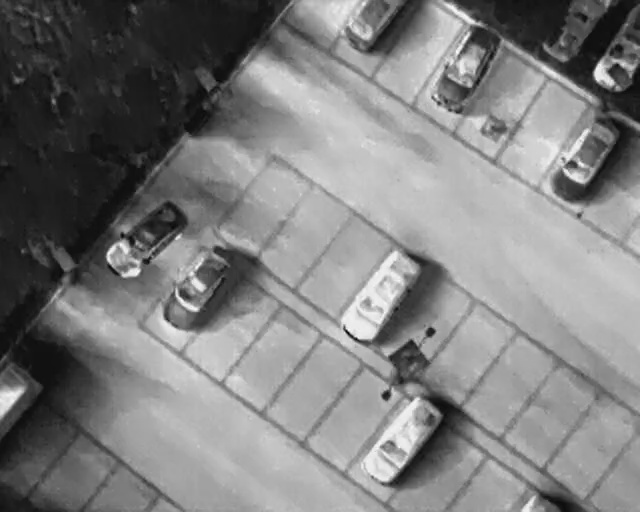
#> input picture HIT-Object-Detection/normal_json/val/0_100_80_0_08241.jpg, 640 x 512 px; its folder holds only this picture in this run
$ jupyter execute --allow-errors 'WIT Data Analysis for Val.ipynb'
#> lines starting #> are read from the running program, lines starting #| are printed output that depends on the picture
[cell 1]
import os
import cv2
import numpy as np
import pandas as pd
import matplotlib.pyplot as plt

[cell 2]
DATAROOT = "val"
os.listdir(DATAROOT)

- seek cameras
- FLIR cameras

per folder:
- how many total boxes per class?
- what percentage of detections to no detections?
- visualization of detection number over time?
- size statistics of boxes?
- height of UAS?

how to ensure similar distributions of fire vs no fire?

```
WIT-UAV-Dataset
├── 2021-11-08_FIRE-SGL-174-Rossiter_M100-Data-Collect
│   ├── 2021-11-07_19-19-31_dji_sdk_and_thermal.repaired
│   ├── 2021-11-07_19-19-36_dji_sdk_and_thermal.repaired
│   ├── 2021-11-07_19-19-54_dji_sdk_and_thermal
│   └── 2021-11-07_19-20-26_dji_sdk_and_thermal.repaired
├── 2022-05-11_FIRE-SGL-111-Confluence_M600-Data-Collect
│   ├── seek_displayImage
│   │   ├── 2022-04-27_00-18-06
│   │   ├── 2022-04-27_00-18-47
│   │   └── 2022-04-27_00-24-53
│   └── thermal_1_image_rect
│       ├── 2022-04-27_00-18-06
│       ├── 2022-04-27_00-18-47
│       └── 2022-04-27_00-24-53
└── 2022-11-08_FIRE-SGL-108-Reade-Township_M600-Coverage-Test
    ├── 2022-11-08_13-15-55_dji_sdk_and_thermal
    ├── 2022-11-08_14-13-12_dji_sdk_and_thermal
    └── 2022-11-08_14-40-21_dji_sdk_and_thermal.kinda-repaired-images-only_labeled
```

[cell 3]
list_of_runs = []
for dirpath, dirnames, filenames in os.walk(DATAROOT):
    if not dirnames:
        list_of_runs.append(dirpath)
        print(dirpath, "has 0 subdirectories and", len(filenames), "files")
list_of_runs = sorted(list_of_runs)

[cell 4]
list_of_runs

#> (a cell that did not finish here is left out)

#> (a cell that did not finish here is left out)

[cell 7]
def count_detections_per_class(path):
    num_v = 0
    num_h = 0
    with open(path, "r") as f:
        lines = f.readlines()
        # if len(lines) == 0:
        #     print(lines)
        #     raise ValueError(f"File {path} is empty")
        for line in lines:
            if "v" in line or "c" in line:
                num_v += 1
            elif "h" in line:
                num_h += 1
            else:
                print(lines)
                raise ValueError(f"File {path} has no class")
    return num_v, num_h

[cell 8]
def count_run_stats(run):
#> called with run = 'HIT-Object-Detection/normal_json/val'
    num_total = 0
    num_labeled = 0
    total_num_v = 0
    total_num_h = 0
    width, height = 0, 0
    for f in os.listdir(run):
        if "label" in f: # is label file
            num_v, num_h = count_detections_per_class(run + "/" + f)
            total_num_v += num_v
            total_num_h += num_h

            if num_v > 0 or num_h > 0:
                num_labeled += 1
        else: # is image file
            if width == 0: # if resolution is not set, then set it
                # find resolution from image file
                img = cv2.imread(run + "/" + f)
#> img is the input picture: shape (512, 640, 3); min 2, max 251, mean 126.1
                width, height, _ = img.shape
#> width = 512; height = 640
            num_total += 1

    # print(f"resolution={width}, {height}")
    # print(f"{num_total=}, {num_labeled=}, {total_num_v=}, {total_num_h=}")
    # print(f"percentage labeled={num_labeled/num_total}")
    return num_total, num_labeled, total_num_v, total_num_h, width, height

[cell 9]
# pandas dataframe to store information about each run
df = pd.DataFrame(columns=["folder", "num_total", "num_labeled", "total_num_v", "total_num_h", "resolution"])

for run in list_of_runs:
    num_total, num_labeled, total_num_v, total_num_h, width, height = count_run_stats(run)
#> num_total = 1; num_labeled = 0; total_num_v = 0; total_num_h = 0; width = 512; height = 640
    # folder name is the run name minus the path
    folder = run.split("/")[-1]
    df = pd.concat([df, pd.DataFrame({"folder": folder, "num_total": num_total, "num_labeled": num_labeled, "total_num_v": total_num_v, "total_num_h": total_num_h, "resolution": f"{width}x{height}"}, index=[0])], ignore_index=True)
#> df = table of 1 rows and 6 columns

df.head()
#> Out = table of 1 rows and 6 columns

[cell 10]
# find percentage of labeled images
df["percentage_labeled"] = df["num_labeled"] / df["num_total"] * 100
# find total percentage of labeled images
total_labeled = df["num_labeled"].sum() / df["num_total"].sum()
#> total_labeled = 0
print(f"Total percent labelled: {total_labeled * 100} %")
#| Total percent labelled: 0.0 %
# plot percentage of labeled images vs folder. y scale is 0 to 100
df.plot(x="folder", y="percentage_labeled", kind="bar", figsize=(10, 5), ylim=(0, 100), title="Percentage of Labeled Images", ylabel="Percentage Labeled", xlabel="Folder")
plt.legend(["Percentage Labeled"])
df.head()
#> Out = table of 1 rows and 7 columns
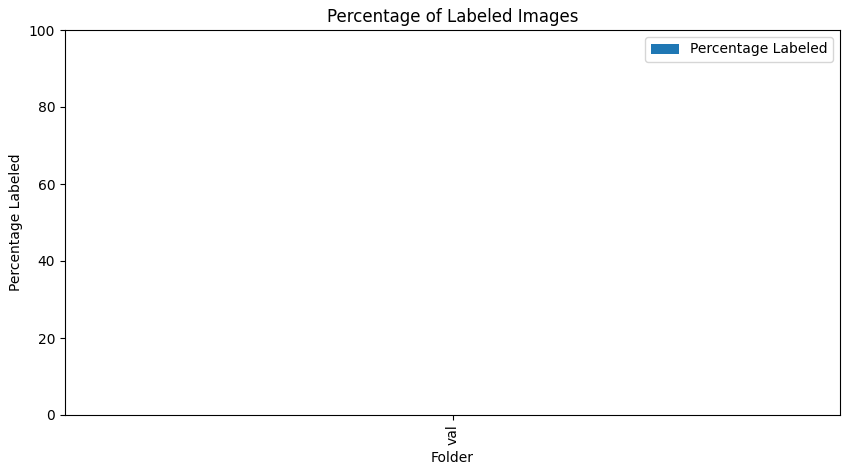
#> figure drawn by matplotlib, 1 panel

[cell 11]
# plot number of vehicles and humans vs folder
# legend is number of vehicles and humans
df.plot(x="folder", y=["total_num_v", "total_num_h"], kind="bar", figsize=(10, 5), title="Number of Vehicles & Humans" , ylabel="Number of Detections", xlabel="Folder", legend=True)
plt.legend(["Vehicles", "Humans"])

# find total number of vehicles and humans
total_num_v = df["total_num_v"].sum()
total_num_h = df["total_num_h"].sum()
print(f"Total number of vehicles: {total_num_v}")
#| Total number of vehicles: 0
print(f"Total number of humans: {total_num_h}")
#| Total number of humans: 0
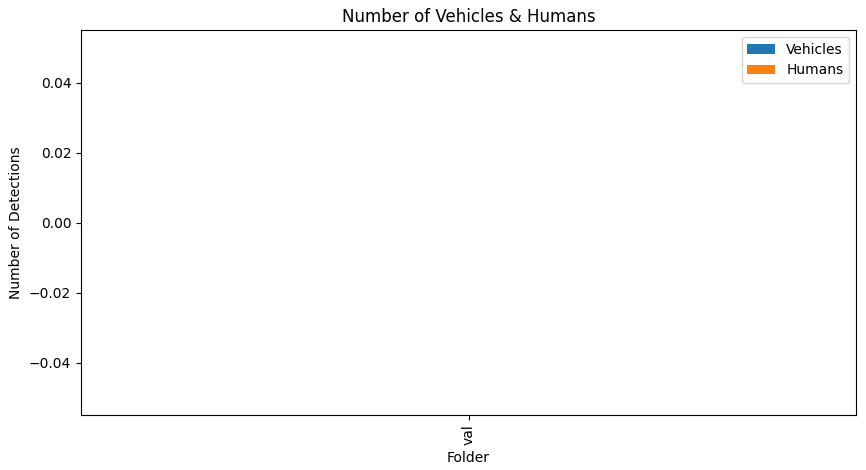
#> figure drawn by matplotlib, 1 panel

[cell 12]
# find total number of 240x320 images
total_240x320 = df[df["resolution"] == "240x320"]["num_total"].sum()

# find total number of 512x640 images
total_512x640 = df[df["resolution"] == "512x640"]["num_total"].sum()

print(f"Total number of 240x320 images: {total_240x320}")
#| Total number of 240x320 images: 0
print(f"Total number of 512x640 images: {total_512x640}")
#| Total number of 512x640 images: 1

# plot number of 240x320 and 512x640 images calculated above with x,y labels and title
plt.bar(["240x320", "512x640"], [total_240x320, total_512x640])
plt.title("Number of Images by Resolution")
plt.xlabel("Resolution")
plt.ylabel("Number of Images")

# find total number of 240x320 labeled images
total_240x320_labeled = df[df["resolution"] == "240x320"]["num_labeled"].sum()

# find total number of 512x640 labeled images
total_512x640_labeled = df[df["resolution"] == "512x640"]["num_labeled"].sum()

print(f"Total number of 240x320 labeled images: {total_240x320_labeled}")
#| Total number of 240x320 labeled images: 0
print(f"Total number of 512x640 labeled images: {total_512x640_labeled}")
#| Total number of 512x640 labeled images: 0

# plot number of 240x320 and 512x640 labeled images calculated above with x,y labels and title
plt.bar(["240x320", "512x640"], [total_240x320_labeled, total_512x640_labeled])
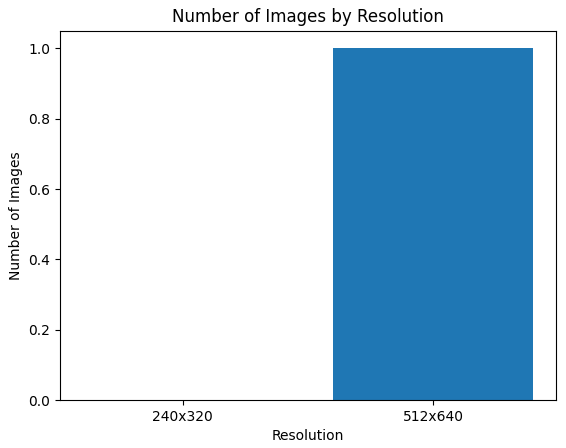
#> figure drawn by matplotlib, 1 panel
